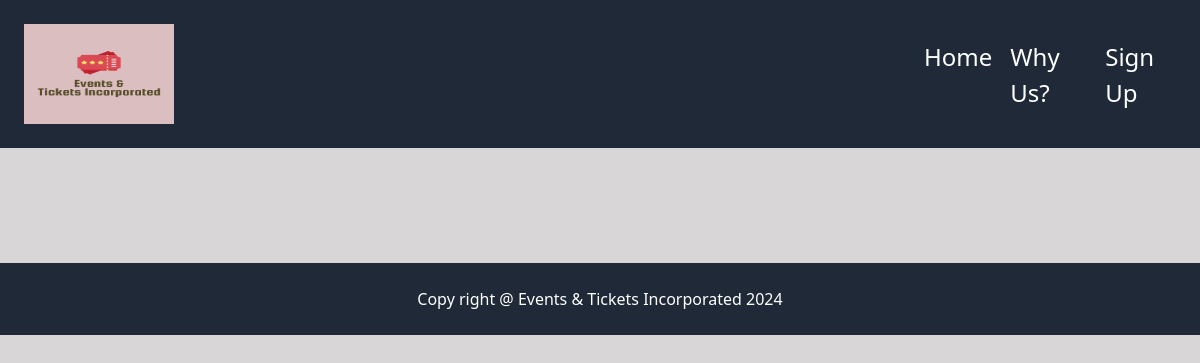
Before: /manager/guest_list/3 with the older database file.
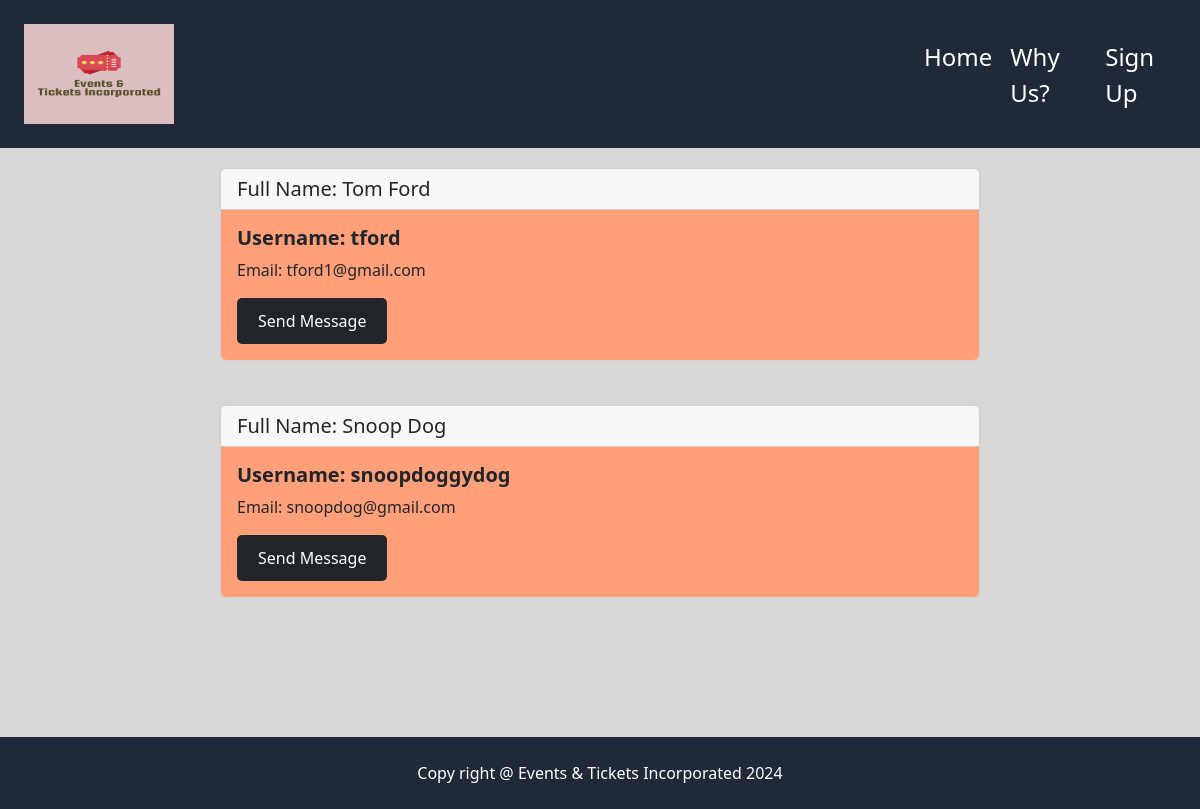
After: the same page with the newer database file.
### tables this page shows
CREATE TABLE sold_tickets (
    ticket_id INTEGER PRIMARY KEY AUTOINCREMENT,
    event_id INTEGER,
    guest_id INTEGER,
    guest_name TEXT,
    FOREIGN KEY (event_id) REFERENCES events(id),
    FOREIGN KEY (guest_id) REFERENCES users(id)
);

CREATE TABLE users (
    id INTEGER PRIMARY KEY AUTOINCREMENT,
    first_name TEXT NOT NULL,
    last_name TEXT NOT NULL,
    username TEXT UNIQUE NOT NULL,
    email TEXT UNIQUE NOT NULL,
    password TEXT NOT NULL
);

### event_manager/views.py (the view)
@event_manager.route('/manager/guest_list/<string:event_id>')
def guest_list(event_id):
    event_guests = event_manager_services.fetch_guest_list(event_id)
    if event_guests:  # Check if event_guests is not empty
        print(event_guests)
        return render_template('notifications/event_guest_list.html', event_id=event_id, event_guests=event_guests)
    else:
        return render_template('notifications/event_guest_list.html', event_id=event_id)

### event_manager/services.py (called while the page is built)
    def fetch_guest_list(self, event_id):
        conn = sqlite3.connect('database.db')
        cursor = conn.cursor()
        query = "SELECT sold_tickets.guest_id, users.first_name, users.last_name, users.username, users.email FROM sold_tickets JOIN users ON sold_tickets.guest_id = users.id WHERE sold_tickets.event_id = ?"
        cursor.execute(query, (event_id, ))
        event_guests = cursor.fetchall()
        conn.close()
        if event_guests:
            event_guest_objects = []
            for guest_data in event_guests:
                guest_id, first_name, last_name, username, email = guest_data
                event_guest_object = EventGuest(event_id, guest_id, first_name, last_name, username, email)
                event_guest_objects.append(event_guest_object)
            return event_guest_objects
        else:
            return []

### templates/notifications/event_guest_list.html (shortened to what this page needs)
{% extends 'index.html' %} {% block content %}
<div class="guest_list_cont">
  {% for guest in event_guests %}
  <div class="card">
    <h5 class="card-header">
      Full Name: {{ guest.first_name }} {{ guest.last_name }}
    </h5>
    <div class="card-body">
      <h5 class="card-title">Username: {{ guest.username }}</h5>
      <p class="card-text">Email: {{ guest.email }}</p>
      <a
        href="#"
        class="btn text-bg-dark"
        data-bs-toggle="modal"
        data-bs-target="#sendMessageModal{{ guest.id }}"
        >Send Message</a
      >
    </div>
  </div>
  <br />
  {% endfor %}
</div>
{% endblock content %}

### templates/index.html (shortened to what this page needs)
<!DOCTYPE html>
<html lang="en">
  <head>
    <link
      rel="stylesheet"
      href="{{ url_for('static', filename='css/style.css') }}"
    />
    <link
      href="https://cdn.jsdelivr.net/npm/bootstrap@5.3.3/dist/css/bootstrap.min.css"
      rel="stylesheet"
    />
    <link
      href="https://unpkg.com/boxicons@2.1.4/css/boxicons.min.css"
      rel="stylesheet"
    />
  </head>
  <body>
    <header class="header">
      <div class="header-logo">
        <a href="/">
          <img
            id="logo"
            src="{{ url_for('static', filename='images/logo1.png') }}"
            alt="header logo"
          />
        </a>
      </div>
      <nav class="nav">
        <ul>
          <li><a href="/">Home</a></li>
          <li><a href="#why_us">Why Us?</a></li>
          {% if 'logged_in' not in session %}
          <li><a href="#cont5">Sign Up</a></li>
          {% endif %}
        </ul>
      </nav>
    </header>
    {% block content %}{% endblock content %}
    <footer>Copy right @ Events & Tickets Incorporated 2024</footer>
  </body>
</html>

### static/css/style.css (style rules this page uses)
body { margin: 0; color: #F9FAF8; font-family: 'Times New Roman', Times, serif; height: 100%; background-color:#d8d6d6 !important; }
.header { background-color: #1F2937; padding: 24px; display:flex; justify-content: center; gap: 750px; }
#logo { height: 100px; width: 150px; }
nav ul { list-style-type: none; display: flex; margin: 0; padding: 0; gap: 18px; font-size: 24px; margin-top: 15px; }
footer { margin-top: 75px; background-color: #1F2937; color: white; padding: 24px; text-align: center; }
a:link { color: white; background-color: transparent; text-decoration: none; }
* { margin: 0; padding: 0; box-sizing: border-box; font-family: 'Segoe UI', Tahoma, Geneva, Verdana, sans-serif; }
.guest_list_cont { max-width: 800px; margin: 0 auto; padding: 20px; }
.card { margin-bottom: 20px; border: 1px solid #ccc; border-radius: 5px; overflow: hidden; }
.card-header { background-color: #007bff; color: #fff; padding: 10px; margin-bottom: 0; }
.card-body { padding: 20px; background-color:lightsalmon; }
.card-title { font-weight: bold; }
.guest_list_cont .btn { display: inline-block; background-color: #007bff; color: #fff; padding: 10px 20px; text-decoration: none; border-radius: 5px; }

Changed rows visible on the page:
added sold_tickets: first_name "Tom", last_name "Ford", username "tford", email "tford1@gmail.com"
added sold_tickets: first_name "Snoop", last_name "Dog", username "snoopdoggydog", email "snoopdog@gmail.com"
